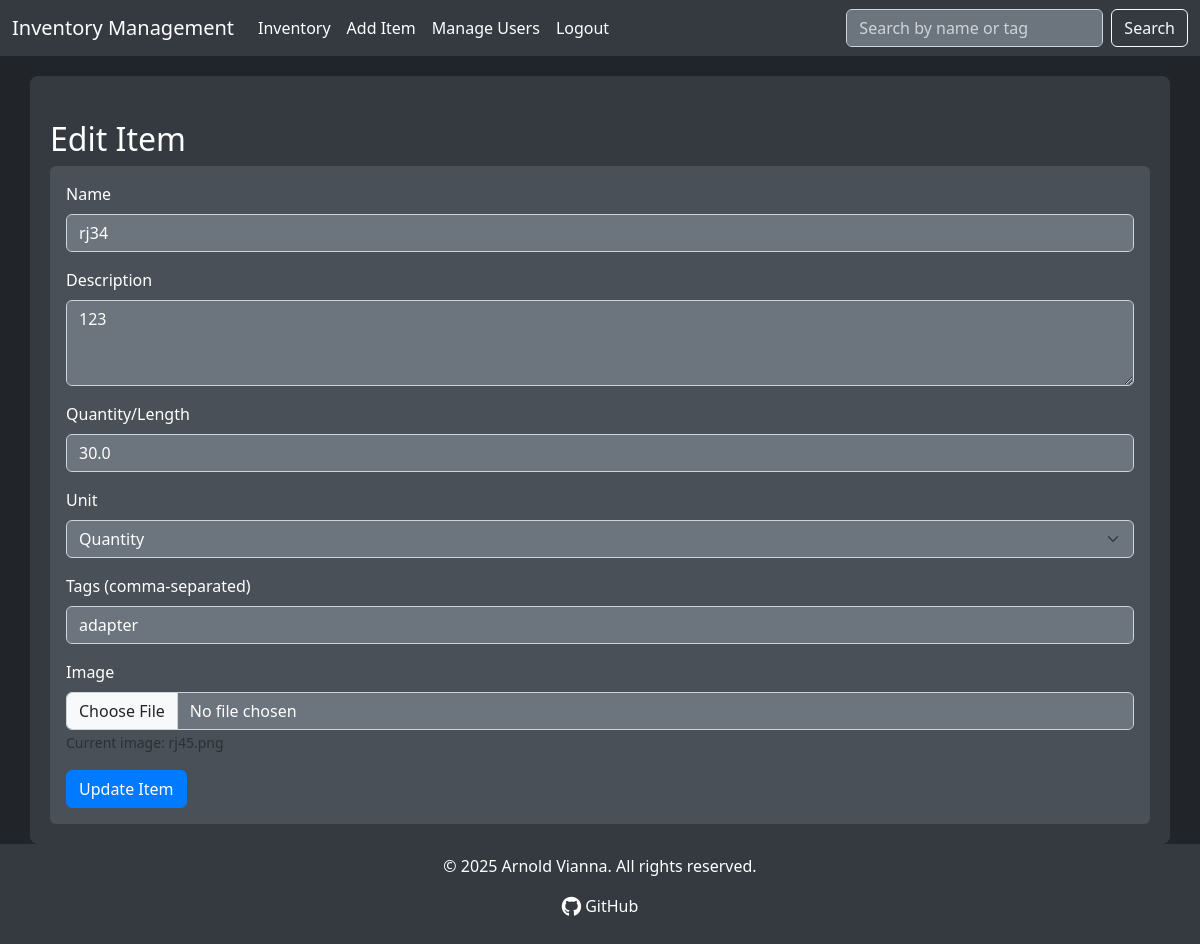
Page /edit/1 (signed in) on the committed database.
### database.py (models this page shows, shortened)
class Item(db.Model):
    id = db.Column(db.Integer, primary_key=True)
    name = db.Column(db.String(100), nullable=False)
    description = db.Column(db.Text, nullable=True)
    quantity = db.Column(db.Float, default=0.0)
    unit = db.Column(db.String(10), default='quantity')
    image = db.Column(db.String(200), nullable=True)
    tags = db.Column(db.String(200), nullable=True)

### app.py (the view, shortened to what this page needs)
@app.route('/edit/<int:id>', methods=['GET', 'POST'])
@login_required
def edit_item(id):
    if current_user.permissions == 'read':
        flash('You do not have permission to edit items')
        return redirect(url_for('index'))
    item = Item.query.get_or_404(id)
    return render_template('add_item.html', item=item)

### app.py (called while the page is built)
@login_manager.user_loader
def loadA_user(user_id):
    return User.query.get(int(user_id))

### database.py (called while the page is built)
    @property
    def is_authenticated(self):
        return True

### templates/add_item.html (shortened to what this page needs)
{% extends "base.html" %}
{% block content %}
<div class="mt-4">
    <h2>{% if item %}Edit Item{% else %}Add New Item{% endif %}</h2>
    <div class="card">
        <div class="card-body">
            <form method="POST" enctype="multipart/form-data">
                <div class="mb-3">
                    <label for="name" class="form-label">Name</label>
                    <input type="text" class="form-control" id="name" name="name" value="{{ item.name if item else '' }}" required>
                </div>
                <div class="mb-3">
                    <label for="description" class="form-label">Description</label>
                    <textarea class="form-control" id="description" name="description" rows="3">{{ item.description if item else '' }}</textarea>
                </div>
                <div class="mb-3">
                    <label for="quantity" class="form-label">Quantity/Length</label>
                    <input type="number" step="0.01" class="form-control" id="quantity" name="quantity" value="{{ item.quantity if item else 0 }}" required>
                </div>
                <div class="mb-3">
                    <label for="unit" class="form-label">Unit</label>
                    <select class="form-select" id="unit" name="unit">
                        <option value="quantity" {% if item and item.unit == 'quantity' %}selected{% endif %}>Quantity</option>
                    </select>
                </div>
                <div class="mb-3">
                    <label for="tags" class="form-label">Tags (comma-separated)</label>
                    <input type="text" class="form-control" id="tags" name="tags" value="{{ item.tags if item else '' }}">
                </div>
                <div class="mb-3">
                    <label for="image" class="form-label">Image</label>
                    <input type="file" class="form-control" id="image" name="image">
                    {% if item and item.image %}
                    <small class="form-text">Current image: {{ item.image }}</small>
                    {% endif %}
                </div>
                <button type="submit" class="btn btn-primary">{% if item %}Update Item{% else %}Add Item{% endif %}</button>
            </form>
        </div>
    </div>
</div>
{% endblock %}

### static/css/style.css (style rules this page uses)
.card { background-color: #495057; border: none; }
.card-body { color: #ffffff; }
.form-control, .form-select { background-color: #6c757d; color: #ffffff; border: 1px solid #ced4da; }
.form-control::placeholder { color: #ced4da; }
h1, h2, h3, h4, h5, h6 { color: #ffffff; }
label { color: #ffffff; }
button { color: white; }
.btn-primary { background-color: #007bff; border-color: #007bff; }

### templates/base.html (style rules this page uses)
body { background-color: #212529; color: #ffffff; min-height: 100vh; display: flex; flex-direction: column; }
.card { background-color: #495057; border: none; }
.card-body { color: #ffffff; }
.form-control, .form-select { background-color: #6c757d; color: #ffffff; border: 1px solid #ced4da; }
.form-control::placeholder { color: #ced4da; }
h1, h2, h3, h4, h5, h6 { color: #ffffff; }
label { color: #ffffff; }

### rows in the picture
Item: name "rj34", description "123", quantity "30.0", unit "Quantity", tags "adapter", image "rj45.png"
